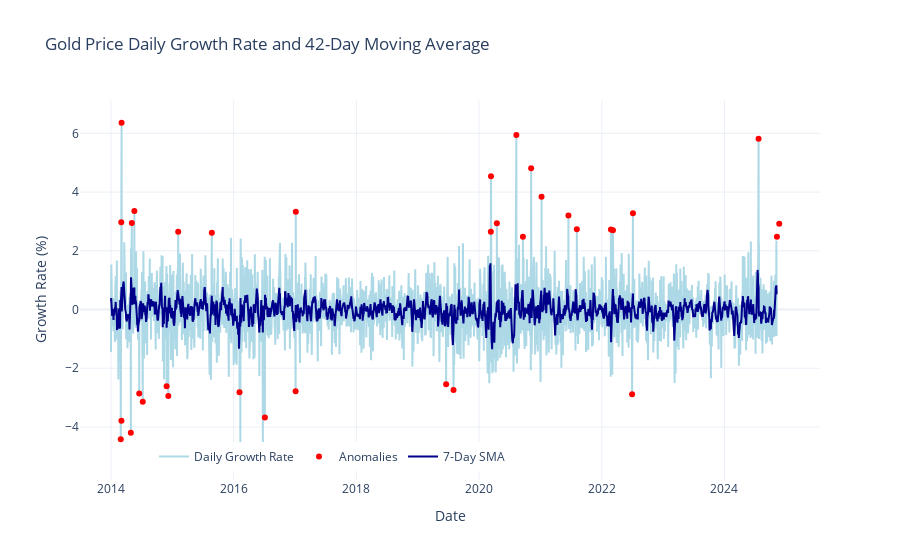

Here is the notebook cell this chart was saved with:
### Code cell
gold_dataset['Growth_Rate_SMA42'] = gold_dataset['Growth_Rate'].rolling(window=42).mean()

# Drop NaNs after rolling calculation
gold_growth = gold_dataset.dropna(subset=['Growth_Rate', 'Growth_Rate_SMA42'])

# Create interactive Plotly line chart
fig = go.Figure()

fig.add_trace(go.Scatter(
    x=gold_growth.index,
    y=gold_growth['Growth_Rate'],
    mode='lines',
    name='Daily Growth Rate',
    line=dict(color='lightblue'),
    hovertemplate='%{y:.2f}%<br>%{x|%Y-%m-%d}<extra></extra>'
))

fig.add_trace(go.Scatter(
    x=anomalies_calc.index,
    y=anomalies_calc['Growth_Rate'],
    mode='markers',
    name='Anomalies',
    marker=dict(color='red', size=6),
    hovertemplate='Date: %{x}<br>Change: %{y:.2f}%'
))

fig.add_trace(go.Scatter(
    x=gold_growth.index,
    y=gold_growth['Growth_Rate_SMA7'],
    mode='lines',
    name='7-Day SMA',
    line=dict(color='darkblue', width=2),
    hovertemplate='7-Day SMA: %{y:.2f}%<br>%{x|%Y-%m-%d}<extra></extra>'
))

fig.update_layout(
    title='Gold Price Daily Growth Rate and 42-Day Moving Average',
    xaxis_title='Date',
    yaxis_title='Growth Rate (%)',
    template='plotly_white',
    hovermode='x unified',
    legend=dict(x=0.1, y=0.1),
    legend_orientation='h'

)

fig.show()

### Figure 1 — Plotly figure (JSON) as saved in the notebook; plotly's stock layout.template omitted (floating-point values rounded to 4 significant figures; data arrays with more than 128 entries replaced by an {"elided": "..."} marker saying what was removed)
{"data": [{"hovertemplate": "%{y:.2f}%<br>%{x|%Y-%m-%d}<extra></extra>", "line": {"color": "lightblue"}, "mode": "lines", "name": "Daily Growth Rate", "type": "scatter", "x": {"elided": "2806 str values"}, "y": {"elided": "2806 float values"}}, {"hovertemplate": "Date: %{x}<br>Change: %{y:.2f}%", "marker": {"color": "red", "size": 6}, "mode": "markers", "name": "Anomalies", "type": "scatter", "x": ["2024-11-22T00:00:00.000000000", "2024-11-08T00:00:00.000000000", "2024-07-22T00:00:00.000000000", "2022-07-05T00:00:00.000000000", "2022-06-30T00:00:00.000000000", "2022-03-08T00:00:00.000000000", "2022-02-24T00:00:00.000000000", "2021-08-05T00:00:00.000000000", "2021-06-16T00:00:00.000000000", "2021-01-07T00:00:00.000000000", "2020-11-06T00:00:00.000000000", "2020-09-18T00:00:00.000000000", "2020-08-10T00:00:00.000000000", "2020-04-16T00:00:00.000000000", "2020-03-12T00:00:00.000000000", "2020-03-11T00:00:00.000000000", "2019-08-02T00:00:00.000000000", "2019-06-19T00:00:00.000000000", "2017-01-05T00:00:00.000000000", "2017-01-04T00:00:00.000000000", "2016-07-05T00:00:00.000000000", "2016-06-23T00:00:00.000000000", "2016-02-10T00:00:00.000000000", "2016-02-05T00:00:00.000000000", "2015-08-24T00:00:00.000000000", "2015-02-05T00:00:00.000000000", "2014-12-08T00:00:00.000000000", "2014-11-28T00:00:00.000000000", "2014-07-09T00:00:00.000000000", "2014-06-18T00:00:00.000000000", "2014-05-20T00:00:00.000000000", "2014-05-05T00:00:00.000000000", "2014-04-29T00:00:00.000000000", "2014-03-05T00:00:00.000000000", "2014-03-04T00:00:00.000000000", "2014-03-03T00:00:00.000000000", "2014-02-28T00:00:00.000000000"], "y": [2.922, 2.476, 5.818, 3.277, -2.887, 2.697, 2.726, 2.734, 3.201, 3.841, 4.809, 2.479, 5.943, 2.939, 4.543, 2.647, -2.74, -2.548, 3.326, -2.788, -3.678, -4.642, -5.032, -2.815, 2.612, 2.652, -2.942, -2.61, -3.145, -2.863, 3.357, 2.95, -4.196, 6.362, -3.786, 2.972, -4.42]}, {"hovertemplate": "7-Day SMA: %{y:.2f}%<br>%{x|%Y-%m-%d}<extra></extra>", "line": {"color": "darkblue", "width": 2}, "mode": "lines", "name": "7-Day SMA", "type": "scatter", "x": {"elided": "2806 str values"}, "y": {"elided": "2806 float values"}}], "layout": {"hovermode": "x unified", "legend": {"orientation": "h", "x": 0.1, "y": 0.1}, "title": {"text": "Gold Price Daily Growth Rate and 42-Day Moving Average"}, "xaxis": {"title": {"text": "Date"}}, "yaxis": {"title": {"text": "Growth Rate (%)"}}}}
